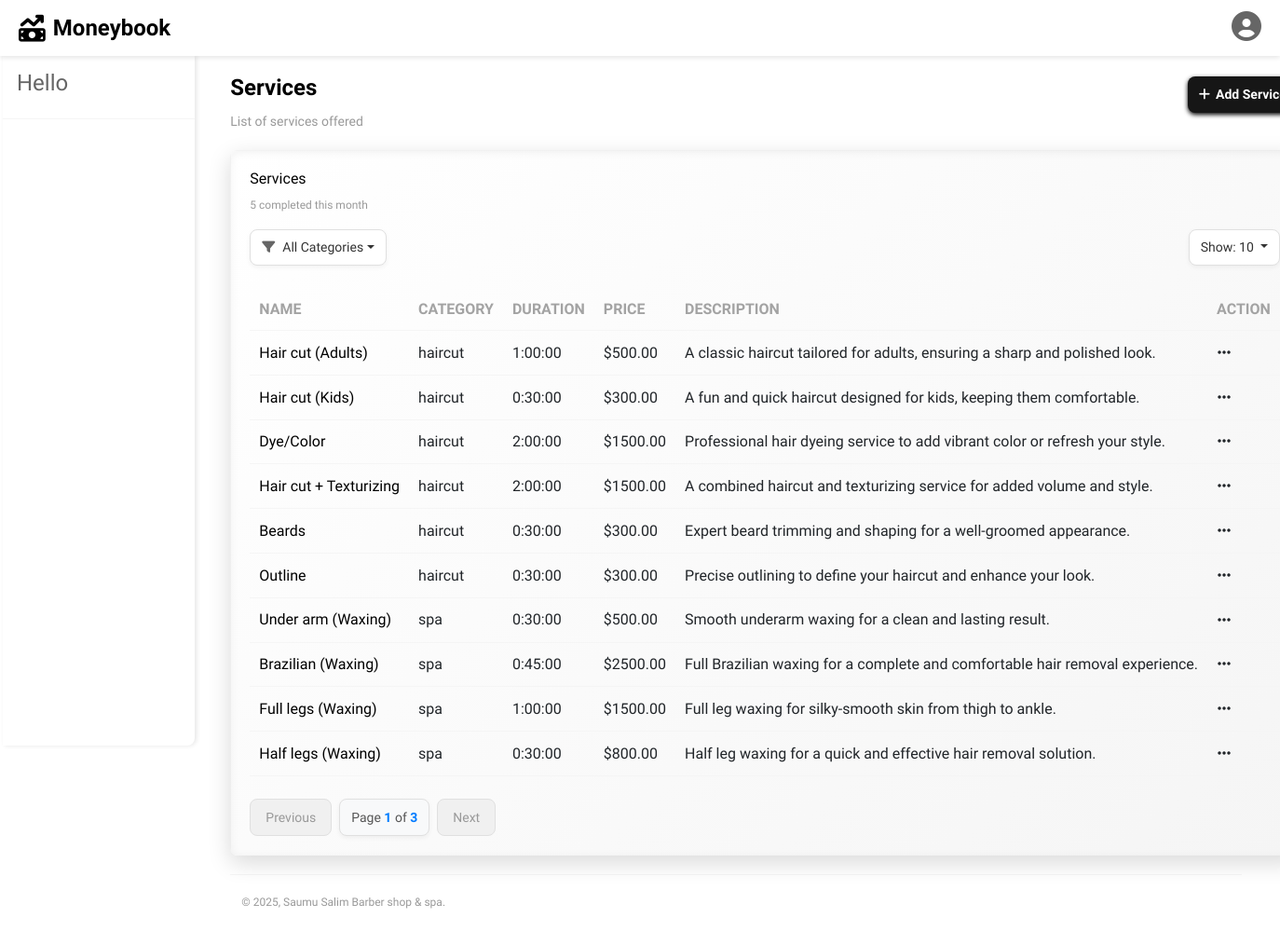
The page /services/list/ on the database its author committed.
### services/models.py (models this page shows, shortened)
class Service(models.Model):
    CATEGORY_CHOICES = [
        ('haircut', 'Haircut'),
        ('massage', 'Massage'),
        ('spa', 'Spa'),
    ]
    name = models.CharField(max_length=100)
    category = models.CharField(max_length=50, choices=CATEGORY_CHOICES)
    duration = models.DurationField()  # e.g., timedelta(hours=1)
    price = models.DecimalField(max_digits=10, decimal_places=2)
    image_url = models.URLField(max_length=500, blank=True, null=True)
    description = models.TextField(blank=True, null=True)

### services/views.py (the view, shortened to what this page needs)
# urls.py: path('list/', views.service_list, name='service_list'),
def service_list(request):
    queryset = Service.objects.all().order_by('id')
    category_filter = request.GET.get('category', '')
    if category_filter:
        queryset = queryset.filter(category=category_filter)
    page_number = request.GET.get('page', 1)
    entries_per_page = request.GET.get('entries', 10)
    paginator = Paginator(queryset, entries_per_page)
    try:
        page_obj = paginator.page(page_number)
    except (EmptyPage, PageNotAnInteger):
        page_obj = paginator.page(1)
    return render(request, 'reports/service_report.html', {'services': page_obj, 'sv': 'sv'})

### templates/reports/service_report.html (shortened to what this page needs)
{% extends 'reports/base.html' %}
{% block content %}
<h2 class="dashboard-title">Services</h2>
<p class="dashboard-subtitle">List of services offered</p>
<div class="projects-orders-row">
    <div class="projects-card">
        <div class="table-header">
            <h2>Services</h2>
            <p class="projects-subtitle">5 completed this month</p>
            <button class="add-service-btn" data-bs-toggle="modal" data-bs-target="#serviceModal">
                <i class="fas fa-plus"></i> Add Service
            </button>
        </div>
        <div class="dropdown-container">
            <div class="filter-dropdown">
                <button class="btn dropdown-toggle" type="button" id="categoryFilterDropdown" data-bs-toggle="dropdown" aria-expanded="false">
                    <i class="fas fa-filter"></i>
                    <span id="categoryFilterText">All Categories</span>
                </button>
            </div>
            <div class="entries-dropdown">
                <button class="btn dropdown-toggle" type="button" id="entriesPerPageDropdown" data-bs-toggle="dropdown" aria-expanded="false">
                    Show: <span id="entriesPerPageText">10</span>
                </button>
            </div>
        </div>
        <div class="table-responsive">
            <table>
                <thead>
                    <tr>
                        <th>NAME</th>
                        <th>CATEGORY</th>
                        <th>DURATION</th>
                        <th>PRICE</th>
                        <th>DESCRIPTION</th>
                        <th>ACTION</th>
                    </tr>
                </thead>
                <tbody id="service-table-body">
                    {% for service in services %}
                    <tr id="service-row-{{ service.id }}">
                        <td>{{ service.name }}</td>
                        <td>{{ service.category }}</td>
                        <td>{{ service.duration }}</td>
                        <td>${{ service.price }}</td>
                        <td>{{ service.description|default:"-" }}</td>
                        <td>
                            <div class="dropdown">
                                <button class="btn btn-link text-dark p-0" type="button" id="actionsDropdown{{ service.id }}" data-bs-toggle="dropdown" aria-expanded="false">
                                    <i class="fas fa-ellipsis-h"></i>
                                </button>
                            </div>
                        </td>
                    </tr>
                    {% endfor %}
                </tbody>
            </table>
        </div>
        <div class="pagination">
            <button id="prev-page" disabled>Previous</button>
            <span class="page-info">Page <span id="current-page">{{ services.number }}</span> of <span id="total-pages">{{ services.paginator.num_pages }}</span></span>
            <button id="next-page" disabled>Next</button>
        </div>
    </div>
</div>
{% endblock %}

### templates/reports/base.html (style rules this page uses)
* { margin: 0; padding: 0; box-sizing: border-box; }
body { font-family: "Signika Negative", sans-serif; font-optical-sizing: auto; font-style: normal; line-height: 1.6; }
.dashboard-title { font-size: 24px; color: #000; margin-bottom: 10px; font-weight: bold; }
.dashboard-subtitle { font-size: 14px; color: #999; margin-bottom: 20px; }
.metrics-row, .charts-row, .projects-orders-row { display: flex; gap: 20px; margin-bottom: 20px; }
.chart-card, .projects-card, .orders-card { background-color: #fff; border-radius: 8px; padding: 20px; box-shadow: 0 2px 5px rgba(0, 0, 0, 0.1); flex: 1; }
.chart-card h2, .projects-card h2, .orders-card h2 { font-size: 16px; color: #000; margin-bottom: 10px; }
.chart-subtitle, .projects-subtitle, .orders-subtitle { font-size: 12px; color: #999; margin-bottom: 15px; }
.projects-card table { width: 100%; border-collapse: collapse; }
.projects-card th, .projects-card td { padding: 10px; text-align: left; border-bottom: 1px solid #f5f5f5; }
.projects-card td:nth-child(1) { color: #000; }
.projects-card th { font-weight: bold; color: #a3a3a3; }
.table-responsive { width: 100%; overflow-x: auto; -webkit-overflow-scrolling: touch; white-space: nowrap; }
.projects-card, .orders-card { background-color: #fff; padding: 20px; border-radius: 8px; position: relative; box-shadow: 0 8px 25px rgba(0, 0, 0, 0.15), 0 -4px 15px rgba(255, 255, 255, 0.8), inset 0 2px 10px rgba(0, 0, 0, 0.05); border: 1px solid rgba(0, 0, 0, 0.03); background: linear-gradient( 135deg, rgba(255, 255, 255, 1) 0%, rgba(245, 245, 245, 1) 100% ); z-index: 1; }
.dropdown-container { display: flex; justify-content: space-between; align-items: center; flex-wrap: wrap; gap: 10px; margin-bottom: 1.5rem; width: 100%; }
.filter-dropdown .btn { background: #fff; border: 1px solid #e0e0e0; border-radius: 8px; padding: 8px 12px; font-size: 14px; color: #333; box-shadow: 0 2px 5px rgba(0, 0, 0, 0.05); transition: all 0.3s ease; display: flex; align-items: center; white-space: nowrap; max-width: 100%; }
.filter-dropdown .btn i { margin-right: 8px; color: #666; }
.entries-dropdown .btn { background: #fff; border: 1px solid #e0e0e0; border-radius: 8px; padding: 8px 12px; font-size: 14px; color: #333; box-shadow: 0 2px 5px rgba(0, 0, 0, 0.05); transition: all 0.3s ease; white-space: nowrap; max-width: 100%; }
.add-service-btn, .add-staff-btn, .add-appointment-btn, .add-sales-btn { background: #161616; border: none; border-radius: 8px; padding: 8px 12px; font-size: 14px; color: #fff; box-shadow: 0 2px 5px rgba(0, 0, 0, 1); transition: all 0.3s ease; display: flex; align-items: center; white-space: nowrap; }
.add-sales-btn, .add-service-btn, .add-staff-btn { position: absolute; right: 1px; top: -80px; font-weight: bolder; }
.add-sales-btn i, .add-service-btn i, .add-staff-btn i, .add-appointment-btn i { margin-right: 6px; }
.pagination { display: flex; align-items: center; justify-content: left; flex-wrap: wrap; gap: 8px; margin-top: 1.5rem; width: 100%; }
.pagination button { background: #fff; border: 1px solid #e0e0e0; border-radius: 8px; padding: 8px 16px; font-size: 14px; color: #333; font-weight: 500; transition: all 0.3s ease; box-shadow: 0 2px 5px rgba(0, 0, 0, 0.05); white-space: nowrap; }
.pagination button:disabled { background: #f0f0f0; color: #999; cursor: not-allowed; box-shadow: none; }
.pagination .page-info { background: #f8f9fa; border: 1px solid #e0e0e0; border-radius: 8px; padding: 8px 12px; font-size: 14px; color: #555; font-weight: 500; box-shadow: 0 2px 5px rgba(0, 0, 0, 0.05); white-space: nowrap; }
.pagination .page-info span { color: #007bff; font-weight: 600; }

### rows shown on the page
Service: name "Hair cut (Adults)", category "haircut", duration "1:00:00", price "500.00", description "A classic haircut tailored for adults, ensuring a sharp and polished look."
Service: name "Hair cut (Kids)", category "haircut", duration "0:30:00", price "300.00", description "A fun and quick haircut designed for kids, keeping them comfortable."
Service: name "Dye/Color", category "haircut", duration "2:00:00", price "1500.00", description "Professional hair dyeing service to add vibrant color or refresh your style."
Service: name "Hair cut + Texturizing", category "haircut", duration "2:00:00", price "1500.00", description "A combined haircut and texturizing service for added volume and style."
Service: name "Beards", category "haircut", duration "0:30:00", price "300.00", description "Expert beard trimming and shaping for a well-groomed appearance."
Service: name "Outline", category "haircut", duration "0:30:00", price "300.00", description "Precise outlining to define your haircut and enhance your look."
Service: name "Under arm (Waxing)", category "spa", duration "0:30:00", price "500.00", description "Smooth underarm waxing for a clean and lasting result."
Service: name "Brazilian (Waxing)", category "spa", duration "0:45:00", price "2500.00", description "Full Brazilian waxing for a complete and comfortable hair removal experience."
Service: name "Full legs (Waxing)", category "spa", duration "1:00:00", price "1500.00", description "Full leg waxing for silky-smooth skin from thigh to ankle."
Service: name "Half legs (Waxing)", category "spa", duration "0:30:00", price "800.00", description "Half leg waxing for a quick and effective hair removal solution."

### other values the page prints
{{ services.number }} "1"
{{ services.paginator.num_pages }} "3"
